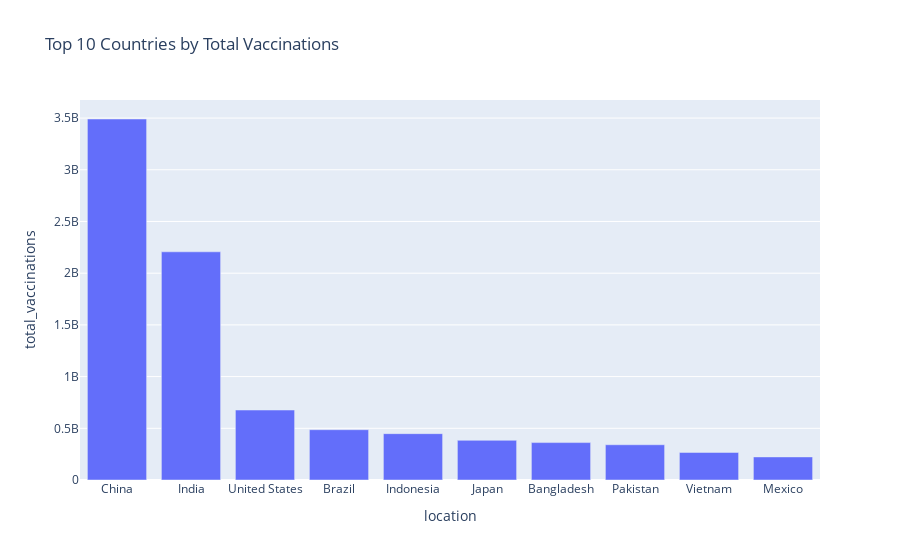

Source (notebook cell):
### Code cell
# Top 10 Countries by Total Vaccinations (Latest Data)
latest_df = df.sort_values('date').groupby('location').tail(1)
# Filter out aggregates
aggregates = ['World', 'Europe', 'Asia', 'Africa', 'North America', 'South America', 
              'European Union', 'High income', 'Low income', 'Lower middle income', 'Upper middle income']
countries_df = latest_df[~latest_df['location'].isin(aggregates)]

top_10 = countries_df.nlargest(10, 'total_vaccinations')
fig = px.bar(top_10, x='location', y='total_vaccinations', title='Top 10 Countries by Total Vaccinations')
fig.show()

### Figure 1 — Plotly figure (JSON) as saved in the notebook; plotly's stock layout.template omitted (floating-point values rounded to 4 significant figures)
{"data": [{"hovertemplate": "location=%{x}<br>total_vaccinations=%{y}<extra></extra>", "legendgroup": "", "marker": {"color": "#636efa", "pattern": {"shape": ""}}, "name": "", "orientation": "v", "showlegend": false, "textposition": "auto", "type": "bar", "x": ["China", "India", "United States", "Brazil", "Indonesia", "Japan", "Bangladesh", "Pakistan", "Vietnam", "Mexico"], "xaxis": "x", "y": [3491000000.0, 2207000000.0, 676700000.0, 486400000.0, 448200000.0, 383700000.0, 361700000.0, 341000000.0, 266500000.0, 223200000.0], "yaxis": "y"}], "layout": {"barmode": "relative", "legend": {"tracegroupgap": 0}, "title": {"text": "Top 10 Countries by Total Vaccinations"}, "xaxis": {"anchor": "y", "domain": [0, 1], "title": {"text": "location"}}, "yaxis": {"anchor": "x", "domain": [0, 1], "title": {"text": "total_vaccinations"}}}}
